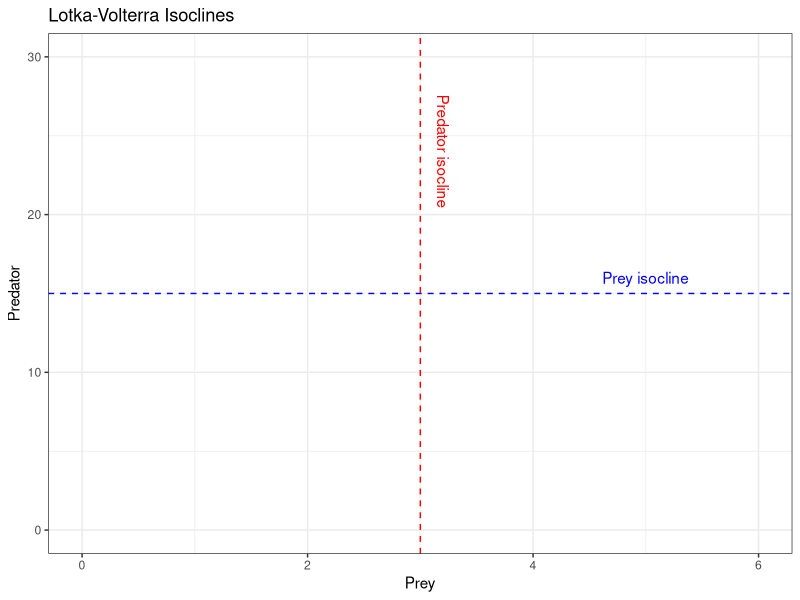
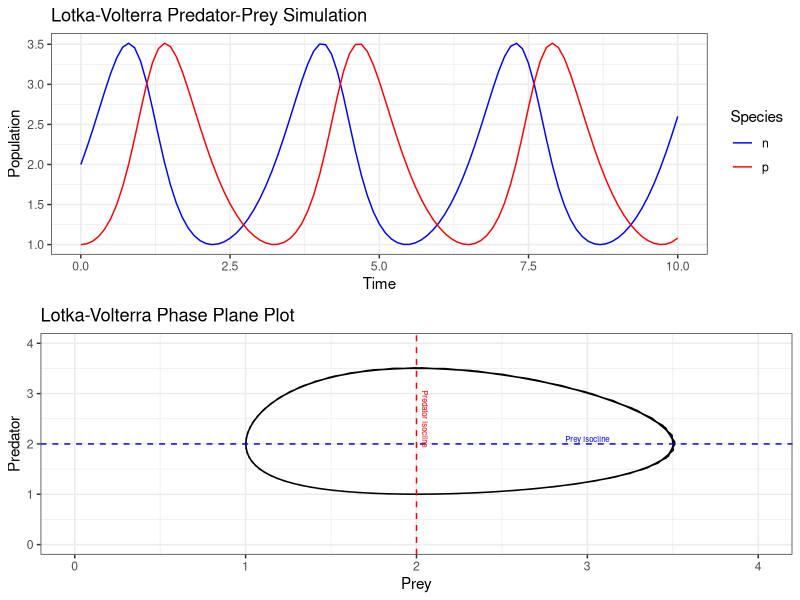

Reproduce these figures in R, in order.
## ---- chunk 1
knitr::opts_chunk$set(echo = TRUE)
## ---- chunk 2
library(tidyverse)
library(deSolve)
library(ggpubr)
## ---- chunk 3
# Define the function for LV isoclines
LV_iso <- function(r, a, mu){
  ne <- r/a
  pe <- mu/a
  return(list(prey_iso = ne, pred_iso = pe))
}

# Define the parameters
P <- list(r = 3,
          a = 0.2,
          mu = 0.6
          )
isoc <- LV_iso(P$r, P$a, P$mu)

# Plot the isoclines

# Create a blank ggplot object with the axes limits where i add the isoclines 
# using horizontal and vertical lines.
ggplot() + 
  geom_hline(yintercept = isoc$prey_iso, color = "blue", linetype = "dashed") +
  geom_vline(xintercept = isoc$pred_iso, color = "red", linetype = "dashed") +
  labs(x = "Prey", y = "Predator") +
  # Multiply by 2 as the isoclines are the equilibrium points.
  xlim(0, isoc$pred_iso*2) + 
  ylim(0, isoc$prey_iso*2) +
  theme_bw() +
  annotate("text", x = 5, y = 16, label = "Prey isocline", color = "blue") +
  annotate("text", x = 3.2, y = 24, label = "Predator isocline", color = "red",
           angle = -90) +
  ggtitle("Lotka-Volterra Isoclines")

## ---- chunk 4
# Define the function for LV isoclines
LV_iso <- function(r, a, mu){
  ne <- r/a
  pe <- mu/a
  return(list(prey_iso = ne, pred_iso = pe))
}


# LV system function
LV_sys <- function(t, np, P){
  # State variables
  n <- np[1]
  p <- np[2]
  
  # Differential equations
  dndt <- P$r*n - P$a*n*p
  dpdt <- P$a*n*p - P$mu*p
  
  return(list(c(dndt, dpdt)))
}

# Define the parameters
P2 <- list(
  r = 2,
  a = 1,
  mu = 2
  )

# Define the initial population size
np0 <- c(n = 2, p = 1)

# Time range
time_vec <- seq(0, 10, 0.1)

# Run the simulation
res_sim <- ode(y = np0, times = time_vec, func = LV_sys, parms = P2)

# Pivot the data to a long formated dataframe
df_sim <- res_sim %>%
  as.data.frame() %>%
  pivot_longer(cols = c("n", "p"), names_to = "Species",
               values_to = "Population")

# Calculate the isoclines
isoc <- LV_iso(P2$r, P2$a, P2$mu)

# Plotting the results
timeplot <- df_sim %>% 
  ggplot(aes(x = time, y = Population, color = Species)) +
  geom_line() +
  scale_color_manual(values = c("blue", "red")) +
  theme_bw() +
  labs(x = "Time", y = "Population") +
  ggtitle("Lotka-Volterra Predator-Prey Simulation") 

# Phase plane plot
phase_plane <- df_sim %>% 
  pivot_wider(names_from = Species, values_from = Population) %>%
  ggplot(aes(x = n, y = p)) +
  geom_path() +
  geom_hline(yintercept = isoc$prey_iso, color = "blue", linetype = "dashed") +
  geom_vline(xintercept = isoc$pred_iso, color = "red", linetype = "dashed") +
  labs(x = "Prey", y = "Predator") +
  # Multiply by 2 as the isoclines are the equilibrium points.
  xlim(0, isoc$pred_iso*2) + 
  ylim(0, isoc$prey_iso*2) +
  theme_bw() +
  annotate("text", x = isoc$pred_iso+1, y = isoc$prey_iso+0.1,
           label = "Prey isocline", color = "blue", size = 2) +
  annotate("text", x = isoc$pred_iso+0.05, y = isoc$prey_iso+0.5,
           label = "Predator isocline", color = "red", angle = -90, size = 2) +
  ggtitle("Lotka-Volterra Phase Plane Plot")

ggarrange(timeplot, phase_plane, ncol = 1, nrow = 2)

## ---- chunk 5
# LV Jacobian matrix
LV_jac <- function(np, P){
  r <- P$r
  a <- P$a
  mu <- P$mu
  c <- P$c
  n <- np[1]
  p <- np[2]
  
  J <- matrix(c(r-a*p, -a*n, c*a*p, c*a*n-mu), nrow = 2, ncol = 2)
  
  return(J)           
}

# Define the parameters
P3 <- list(
  r = 2,
  a = 1,
  mu = 2,
  c = 1
  )

# Define initial population
np <- c(n = 2, p = 1)

# The non-trivial equilibrium points
np_eq <- c(n = P3$mu/(P3$c*P3$a), p = P3$r/P3$a)

# The Jacobian matrix
LV_jac(np, P3)

# The Jacobian matrix at the equilibrium point
LV_jac(np_eq, P3)

## ---- chunk 6
# The Jacobian matrix
J <- LV_jac(np, P3)

eigenval <- eigen(J)

# Compare the eigenvalues to the cycle period
2*pi/Im(eigenval$values[1])
